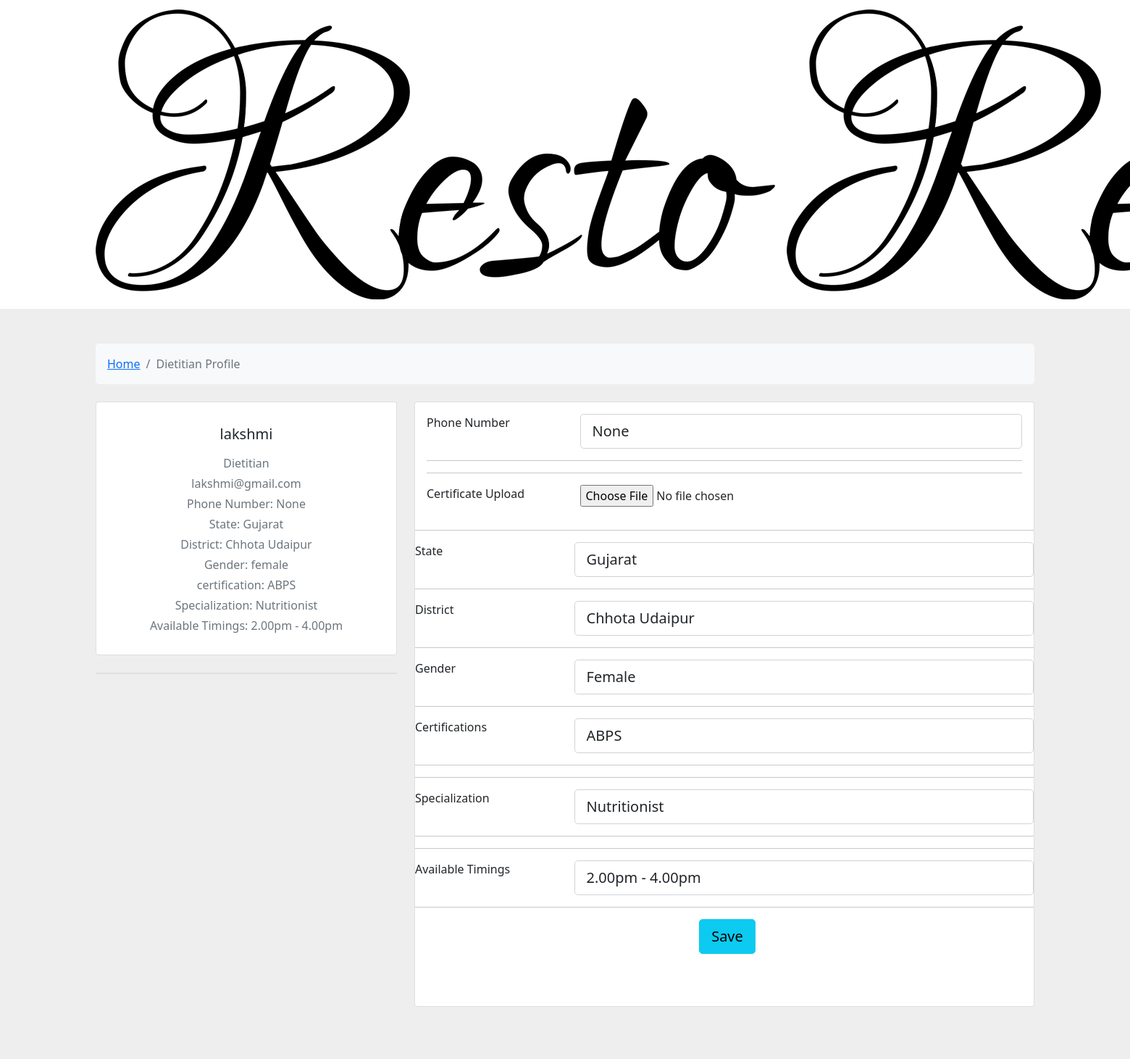
Page /duser_profile/ (signed in) on the committed database.
### ct/models.py (models this page shows, shortened)
class CustomUser(AbstractUser):
    CUSTOMER = 1
    DIETITIAN = 2
    DOCTOR = 3
    ROLE_CHOICE = (
     (CUSTOMER, 'Customer'),
     (DIETITIAN, 'Dietitian'),
     (DOCTOR, 'Doctor'),
    )
    username = models.CharField(max_length=100,unique=True ,default='')
    email = models.EmailField(unique=True)
    password = models.CharField(max_length=128)
    is_Customer = models.BooleanField(default=False)
    is_Dietitian = models.BooleanField(default=False)
    is_Doctor = models.BooleanField(default=False)
    REQUIRED_FIELDS = []

class DietitianProfile(models.Model):
    user = models.OneToOneField(settings.AUTH_USER_MODEL, on_delete=models.CASCADE)
    phone_number = models.CharField(max_length=15, blank=True, null=True)
    state = models.CharField(max_length=255, null=True, blank=True)
    district = models.CharField(max_length=100, blank=True, null=True)
    gender = models.CharField(max_length=10, blank=True)
    certifications = models.TextField()
    specialization = models.CharField(max_length=100)
    available_timings = models.CharField(max_length=255, blank=True, null=True)

### ct/views.py (the view, shortened to what this page needs)
# urls.py: path('duser_profile/', views.duser_profile, name='duser_profile'),
@login_required
def duser_profile(request):
    try:
        dietitian = DietitianProfile.objects.get(user=request.user)
    except DietitianProfile.DoesNotExist:
        dietitian = DietitianProfile(user=request.user)
        dietitian.save()
    context = {
        'dietitian': dietitian,
    }
    return render(request, 'duser_profile.html', context)

### ct/templates/duser_profile.html (shortened to what this page needs)
{% load static %}
<!DOCTYPE html>
<html lang="en">
    <head>
        <link href="https://cdn.jsdelivr.net/npm/bootstrap@5.0.2/dist/css/bootstrap.min.css" rel="stylesheet">
    </head>
    <body>
       <div class="boxed-page">
        <nav id="navbar-header" class="navbar navbar-expand-lg">
    <div class="container">
        <a class="navbar-brand navbar-brand-center d-flex align-items-center p-0 only-mobile" href="/">
            <img src="img/logo.png" alt="">
        </a>
        <div class="collapse navbar-collapse justify-content-between" id="navbarSupportedContent">
                <a class="navbar-brand navbar-brand-center d-flex align-items-center only-desktop" href="#">
                    <img src="img/logo.png" alt="">
                </a>
            </div>
        </div>
    </nav>
        <section style="background-color: #eee;">
            <div class="container py-5">
                <div class="row">
                    <div class="col">
                        <nav aria-label="breadcrumb"
                            class="bg-light rounded-3 p-3 mb-4">
                            <ol class="breadcrumb mb-0">
                                <li class="breadcrumb-item">
                                    {% if user.is_Customer %}
                                    <a href="{% url "index" %}">Home</a></li>
                                    {% elif user.is_Dietitian %}
                                    <a href="{% url "d_index" %}">Home</a></li>
                                    {% elif user.is_Doctor %}
                                    <a href="{% url "dr_index" %}">Home</a></li>
                                    {% endif %}
                                <li class="breadcrumb-item active"
                                    aria-current="page">Dietitian Profile</li>
                            </ol>
                        </nav>
                    </div>
                </div>
                <div class="row">
                    <div class="col-lg-4">
                        <div class="card mb-4">
                            <div class="card-body text-center">
                                     <h5 class="my-3">{{ user.username }}</h5>
                                     {% if user.is_Customer %}
                                        <p class="text-muted mb-1">Customer</p>
                                     {% elif user.is_Dietitian %}
                                        <p class="text-muted mb-1">Dietitian</p>
                                     {% elif user.is_Doctor %}
                                        <p class="text-muted mb-1">Doctor</p>
                                     {% endif %}
                                     <p class="text-muted mb-1">{{ user.email }}</p>
                                     <p class="text-muted mb-1">Phone Number: {{ dietitian.phone_number }}</p>
                                     <p class="text-muted mb-1">State: {{ dietitian.state }}</p>
                                     <p class="text-muted mb-1">District: {{ dietitian.district }}</p>
                                     <p class="text-muted mb-1">Gender: {{ dietitian.gender }}</p>
                                     <p class="text-muted mb-1">certification: {{ dietitian.certifications }}</p>
                                     <p class="text-muted mb-1">Specialization: {{ dietitian.specialization }}</p>
                                     <p class="text-muted mb-1">Available Timings: {{ dietitian.available_timings }}</p>
                            </div>
                        </div>
                        <div class="card mb-4 mb-lg-0">
                        </div>
                    </div>
                    <div class="col-lg-8">
                        <div class="card mb-4">
                            <section>
                                <form method="POST" action="" id="form">
                                    <div class="card-body">
                                        <div class="row">
                                            <div class="col-sm-3">
                                                <p class="mb-0" for="num">Phone Number</p>
                                            </div>
                                            <div class="col-sm-9">
                                                <input type="text" id="num" class="form-control form-control-lg" name="num" value= "{{ dietitian.phone_number }}" />
                                            </div>
                                        </div>
                                        <hr>
                                        <hr>
                                        <div class="row">
                                            <div class="col-sm-3">
                                                <p class="mb-0" for="image">Certificate Upload</p>
                                            </div>
                                            <div class="col-sm-9">
                                                <input type="file" id="image" class="form-control-file" name="image" accept="image/*" />
                                            </div>
                                        </div>
                                    </div>
                                    <hr>
                                        <div class="row">
                                            <div class="col-sm-3">
                                                <p class="mb-0" for="state">State</p>
                                            </div>
                                            <div class="col-sm-9">
                                                <select id="state" class="form-control form-control-lg" name="state" onchange="populateDistricts()" >
                                                         <option value="Gujarat" {% if dietitian.state == "Gujarat" %}selected{% endif %}>Gujarat</option>
                                                     </select>
                                            </div>
                                        </div>
                                        <hr>
                                        <div class="row">
                                            <div class="col-sm-3">
                                                <p class="mb-0" for="district">District</p>
                                            </div>
                                            <div class="col-sm-9">
                                                <select id="district" class="form-control form-control-lg" name="district">
                                                    <option value="{{ dietitian.district }}" selected>{{ dietitian.district }}</option>
                                                </select>
                                            </div>
                                        </div>
                                        <hr>
                                        <div class="row">
                                            <div class="col-sm-3">
                                                <p class="mb-0">Gender</p>
                                            </div>
                                            <div class="col-sm-9">
                                                <select id="gender" class="form-control form-control-lg" name="gender">
                                                    <option value="female" {% if dietitian.gender == "female" %}selected{% endif %}>Female</option>
                                                </select>
                                            </div>
                                        </div>
                                    <hr>
                                        <div class="row">
                                            <div class="col-sm-3">
                                                <p class="mb-0" for="certifications">Certifications</p>
                                            </div>
                                            <div class="col-sm-9">
                                                <input type="text" id="certifications" class="form-control form-control-lg" name="certifications" value="{{ dietitian.certifications }}" />
                                            </div>
                                        </div>
                                        <hr>
                                        <hr>
                                        <div class="row">
                                            <div class="col-sm-3">
                                                <p class="mb-0" for="specialization">Specialization</p>
                                            </div>
                                            <div class="col-sm-9">
                                                <input type="text" id="specialization" class="form-control form-control-lg" name="specialization" value="{{ dietitian.specialization }}" />
                                            </div>
                                        </div>
                                        <hr>
                                        <hr>
                                        <div class="row">
                                            <div class="col-sm-3">
                                                <p class="mb-0" for="available_timings">Available Timings</p>
                                            </div>
                                            <div class="col-sm-9">
                                                <input type="text" id="available_timings" class="form-control form-control-lg" name="available_timings" placeholder="9:00 AM - 11:00 AM, 2:00 PM - 4:00 PM" value="{{ dietitian.available_timings }}" />
                                            </div>
                                        </div>
                                        <hr>
                                    <center>
                                        <center><button type="submit" id="savebtn" class="btn btn-info btn-lg ms-2">Save</button></center>
                                     <br><br><br>
                                </form>
                            </section>
                        </div>
                    </div>
                </div>
            </div>
        </section>
    </body>
</html>

### rows in the picture
CustomUser: username "lakshmi", email "lakshmi@gmail.com"
DietitianProfile: phone_number "None", state "Gujarat", district "Chhota Udaipur", gender "female", certifications "ABPS", specialization "Nutritionist", available_timings "2.00pm - 4.00pm", num "None", gender "Female"
